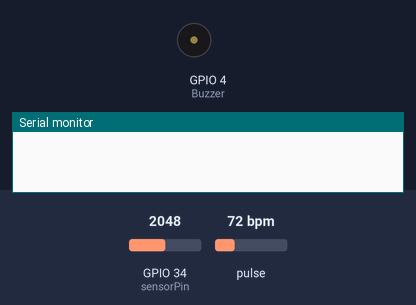
This sketch was run on a simulated ESP32. On the bench: buzzer (waves = sounding, pin HIGH), the last lines printed to the serial monitor. The test bench sets the inputs (shaded band); at power-on: GPIO 34 (sensorPin) = 2048, pulse 72 bpm. The modem accepts every AT command (registered, SIM ready, sends succeed) and sends nothing else.

Above: at 0.0 s.
At 2.1 s:
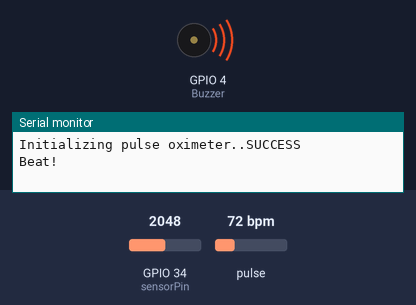
Timing chart, 0 to 5.5 s (numbered marks = the images above):
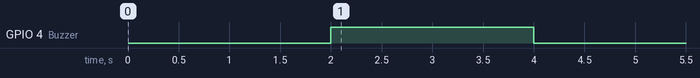

The sketch:

health_monitor.ino
```cpp
//gsm
#include <SoftwareSerial.h>
SoftwareSerial gsm(16,17);

//buzzer
int Buzzer = 4;

//heart
int sensorPin = 34;
float sensorValue = 0;
int count = 9;
unsigned long starttime = 0;
int heartrate = 0;
boolean counted = false;

//max
#include <Wire.h>
#include "MAX30100_PulseOximeter.h"
#define REPORTING_PERIOD_MS     1000
PulseOximeter pox;
uint32_t tsLastReport = 0;
void onBeatDetected()
{
    Serial.println("Beat!");
}


//LM35
const int analogIn = 26;
int RawValue= 0;
double Voltage = 0;
double tempC = 0;
double tempF = 0;


void setup() {
Serial.begin(115200);
  //gsm
  delay(1000);
  gsm.begin(9600);

  //buzzer
   pinMode (Buzzer, OUTPUT);


Serial.print("Initializing pulse oximeter..");
    if (!pox.begin()) {
        Serial.println("FAILED");
        for(;;);
    } else {
        Serial.println("SUCCESS");
    }
     pox.setIRLedCurrent(MAX30100_LED_CURR_7_6MA);
    pox.setOnBeatDetectedCallback(onBeatDetected);

max30100();
delay(1000);
buzz();
delay(2000);
heart();
delay(2000);
temp();
delay(2000);
SendMessage();
delay(1000);
}

void buzz(){
  digitalWrite (Buzzer, HIGH);
  delay(2000);
  digitalWrite (Buzzer, LOW);
  delay(2000);

}

void heart(){
  starttime = millis();
while (millis()<starttime+10000)                   // Reading pulse sensor for 10 seconds
{
sensorValue = analogRead(sensorPin);
if (sensorValue > 550 && counted == false)  // Threshold value is 550 (~ 2.7V)
{
count++;
Serial.print ("count = ");
Serial.println (count);
digitalWrite (13,HIGH);
delay (50);
digitalWrite (13, LOW);
counted = true;
}
else if (sensorValue < 550)
{
counted = false;
digitalWrite (13, LOW);
}
}
count = count*6; // Multiply the count by 0.5 to get beats per minute
heartrate = count/15;
Serial.println ();
Serial.print ("BPM = ");
Serial.println (heartrate);                        // Display BPM in the Serial Monitor
Serial.println ();
count = 0;
delay(2000);
}


void temp(){
RawValue = analogRead(analogIn);
Voltage = (RawValue / 2048.0) * 3300; // 5000 to get millivots.
tempC = Voltage * 0.1;
tempF = (tempC * 1.8) + 32; // conver to F
Serial.print("Raw Value = " ); // shows pre-scaled value
Serial.print(RawValue);
Serial.print("\t milli volts = "); // shows the voltage measured
Serial.print(Voltage,0); //
Serial.print("\t Temperature in C = ");
Serial.print(tempC,1);
Serial.print("\t Temperature in F = ");
Serial.println(tempF,1);
delay(2000);
}

void SendMessage()
{
 gsm.println("AT+CMGF=1");
 delay(1000);
 gsm.println("AT+CMGS=\"+917975528296\"\r");
 delay(1000);
 gsm.print("hi");
 gsm.println((char)26);
 delay(1000);
}
void max30100()
{
    // Make sure to call update as fast as possible
    pox.update();
    if (millis() - tsLastReport > REPORTING_PERIOD_MS) {
        Serial.print("Heart rate:");
        Serial.print(pox.getHeartRate());
        Serial.print("bpm / SpO2:");
        Serial.print(pox.getSpO2());
        Serial.println("%");

        tsLastReport = millis();
    }
}

void loop(){

}
```
